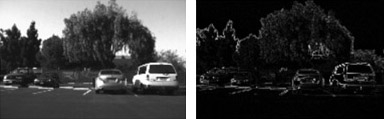
%> input picture CS3330 - image processing/feature detection/car.jpg, 384 x 119 px
$ octave --eval "display_laplacian_result(imread('../feature detection/car.jpg'));"   (GNU Octave 9; MATLAB toolbox functions it lacks are replaced by stand-ins)
%> lines starting %> are read from the running program, lines starting %| are printed output that depends on the picture
### CS3330 - image processing/lab6/scale_matrix.m
function [ img ] = scale_matrix( M )
%SCALE_MATRIX Summary of this function goes here
%   Detailed explanation goes here
new_max = 255;
new_min = 0;
current_max = max(M(:));
current_min = min(M(:));

scaled_double_matrix =((M-current_min)*(new_max-new_min))/(current_max-current_min) + new_min;

img = uint8(scaled_double_matrix);

end

### CS3330 - image processing/lab6/display_laplacian_result.m
function [] = display_laplacian_result( img )
%DISPLAY_LAPLACIAN_RESULT Summary of this function goes here
%   Detailed explanation goes here

img = rgb2gray(img);

laplacian = [0,1,0;1,-4,1;0,1,0];
laplacian_img = filter2(laplacian,img);
scaled_laplacian_img = scale_matrix(laplacian_img);

figure,image(scaled_laplacian_img),axis off,colormap gray(256),title('scaled laplacian img');
figure,image(laplacian_img),axis off,colormap gray(256),title('laplacian img');
figure,image(img),axis off,colormap gray(256),title('original');

end
%> in display_laplacian_result, `laplacian_img = filter2(laplacian,img);`:
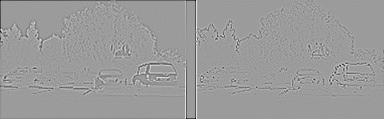
%> laplacian_img: size 119x384 double; min -484, max 309, mean -1.4; drawn with min black and max white
%> in scale_matrix, `current_max = max(M(:));`: current_max = 309
%> in scale_matrix, `current_min = min(M(:));`: current_min = -484
